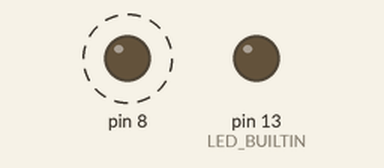
Bench run of a sketch on a simulated Arduino Uno, built with avr-gcc and run on an emulated ATmega328P. Shown: output pins drawn as LEDs (lit = HIGH). Dashed ring = blinking. What the sketch prints to the serial monitor is not drawn.

Above: at 0.06 s.
Timing chart, 0 to 3.0 s (numbered marks = the images above):
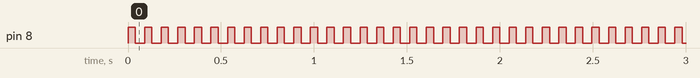

Measured:
- by itself, pin 8: alternates HIGH for 0.04 s and LOW for 0.05 s

The sketch:

arduino_simulation_optimization_measure.ino
```cpp
#include <string.h>
#include <math.h>

// Constants
#define LENGHT 10              // Size of a Batch
#define FILTER_LENGHT 100      // Filter Length

static const float reference_signal[] = {-0.06077251, -0.03236705, -0.07158277,  0.03226485,  0.15505562,
                                         0.02220206,  0.1239529 ,  0.06949102,  0.3687647 , -0.12777717};

static const float ruido[] = {-0.06077251, -0.03865648, -0.08416139,  0.01339755,  0.12990038,
                              -0.00924013,  0.086225  ,  0.02547892,  0.31847013, -0.18435222};

// Arrays and variables
float filter_coefficients[FILTER_LENGHT];
float buffer[FILTER_LENGHT];
float output[LENGHT];           // Output

// Parameters
float step_size;
double energy;
float error;
float result;
long startTime;
long endTime;

// Function to initialize a float array with zeros
void initArray(float values[], int length) {
  memset(values, 0, length * sizeof(float));
}

// Calculates the dot product of two arrays
float dotProduct(float a[], float b[], int size) {
    result = 0.0;
    for (int i = 0; i < size; i++) {
        result += a[i] * b[i];
    }
    return result;
}

// NLMS filter algorithm implementation
void nlms_filter() {
  error = 0.0;
  float reciprocal_energy = 1.0 / energy;

  for (int n = 0; n < LENGHT; n++) {
    // Shift buffer values
    memmove(buffer + 1, buffer, (FILTER_LENGHT - 1) * sizeof(float));
    buffer[0] = reference_signal[n];

    output[n] = dotProduct(filter_coefficients, buffer, FILTER_LENGHT);

    error = reference_signal[n] - output[n];    // Calculate error for current sample

    // Update energy by subtracting the squared value of the buffer's last element
    // and adding the squared value of the current buffer's first element
    energy += buffer[0] * buffer[0] - buffer[FILTER_LENGHT - 1] * buffer[FILTER_LENGHT - 1];

    // Update filter coefficients using the NLMS update equation
    for (int i = 0; i < FILTER_LENGHT; i++) {
      filter_coefficients[i] += (step_size * reciprocal_energy) * error * buffer[i];
    }
  }
}

// Setup function called during initialization
void setup() {
  // Open a serial connection
  Serial.begin(31250);

  step_size = 0.001;
  energy = 0.1;

  // Initialize arrays with zeros
  initArray(filter_coefficients, FILTER_LENGHT);
  initArray(buffer, FILTER_LENGHT);


  // Set pin 8 to analyze the time on the oscilloscope
  pinMode(8, OUTPUT);

  pinMode(LED_BUILTIN, OUTPUT);
  digitalWrite(LED_BUILTIN, LOW);
}

// Loop function called repeatedly
void loop() {
  startTime = 0.0;
  endTime = 0.0;

  initArray(output, LENGHT);    // Initialize output array with zeros

  // Record the start time
  startTime = millis();

  digitalWrite(8, HIGH);
  nlms_filter();    // Execute NLMS filter algorithm
  digitalWrite(8, LOW);

  delay(50);

  // Record the end time
  endTime = millis();

  Serial.println(endTime - startTime);    // Print the elapsed time

}
```
